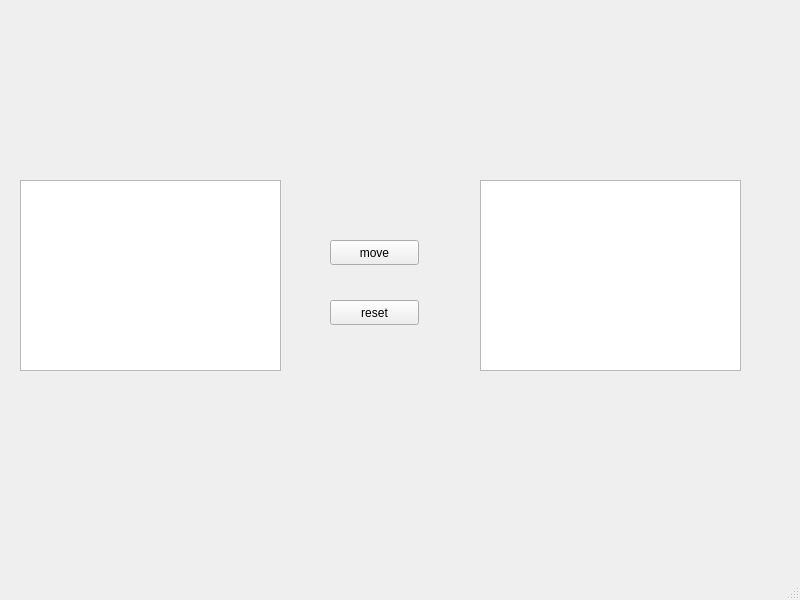
<?xml version="1.0" encoding="UTF-8"?>
<ui version="4.0">
 <class>MainWindow</class>
 <widget class="QMainWindow" name="MainWindow">
  <property name="geometry">
   <rect>
    <x>0</x>
    <y>0</y>
    <width>800</width>
    <height>600</height>
   </rect>
  </property>
  <property name="windowTitle">
   <string>MainWindow</string>
  </property>
  <widget class="QWidget" name="centralwidget">
   <widget class="QTextEdit" name="inputText">
    <property name="geometry">
     <rect>
      <x>20</x>
      <y>180</y>
      <width>261</width>
      <height>191</height>
     </rect>
    </property>
   </widget>
   <widget class="QPushButton" name="moveBtn">
    <property name="geometry">
     <rect>
      <x>330</x>
      <y>240</y>
      <width>89</width>
      <height>25</height>
     </rect>
    </property>
    <property name="text">
     <string>move</string>
    </property>
   </widget>
   <widget class="QTextBrowser" name="outputText">
    <property name="geometry">
     <rect>
      <x>480</x>
      <y>180</y>
      <width>261</width>
      <height>191</height>
     </rect>
    </property>
   </widget>
   <widget class="QPushButton" name="resetBtn">
    <property name="geometry">
     <rect>
      <x>330</x>
      <y>300</y>
      <width>89</width>
      <height>25</height>
     </rect>
    </property>
    <property name="text">
     <string>reset</string>
    </property>
   </widget>
  </widget>
  <widget class="QMenuBar" name="menubar">
   <property name="geometry">
    <rect>
     <x>0</x>
     <y>0</y>
     <width>800</width>
     <height>22</height>
    </rect>
   </property>
  </widget>
  <widget class="QStatusBar" name="statusbar"/>
 </widget>
 <resources/>
 <connections/>
</ui>
